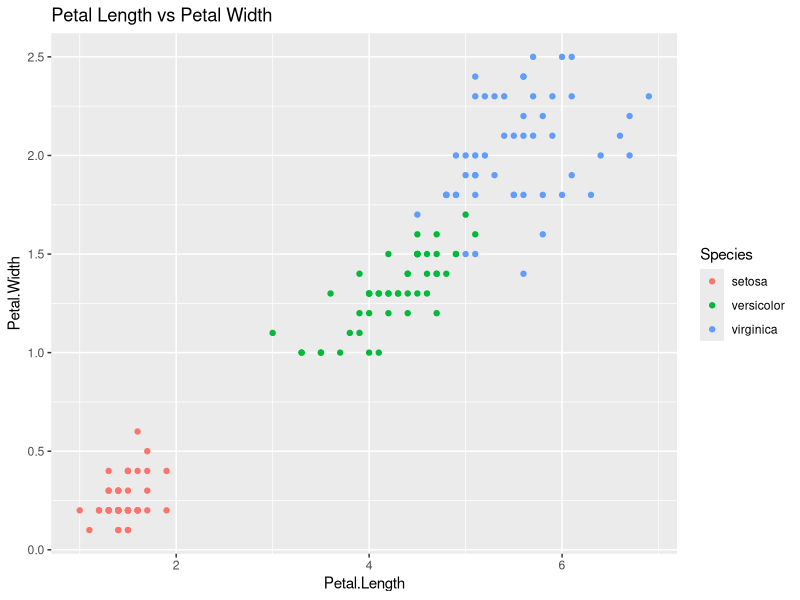
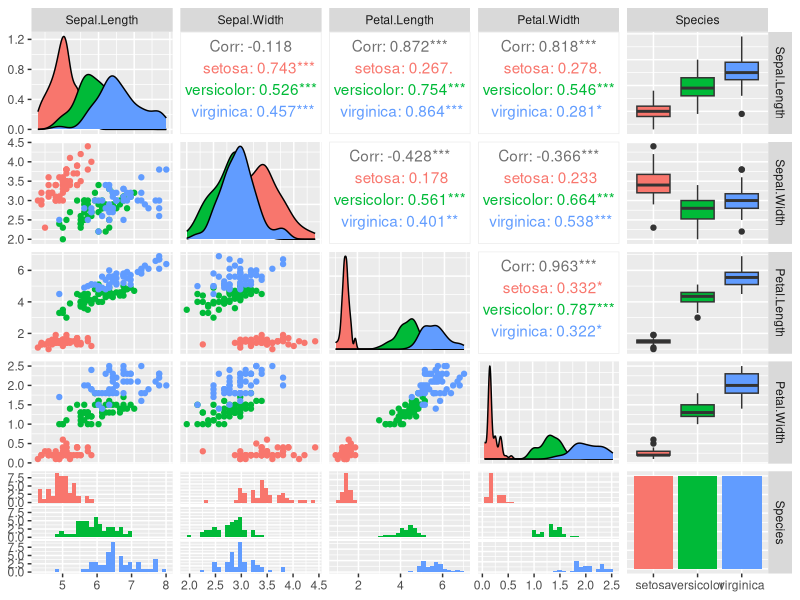
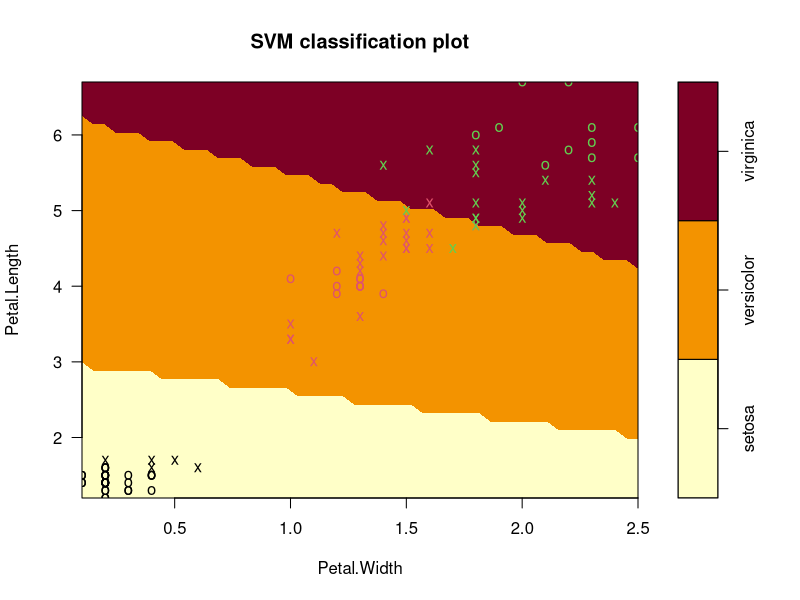
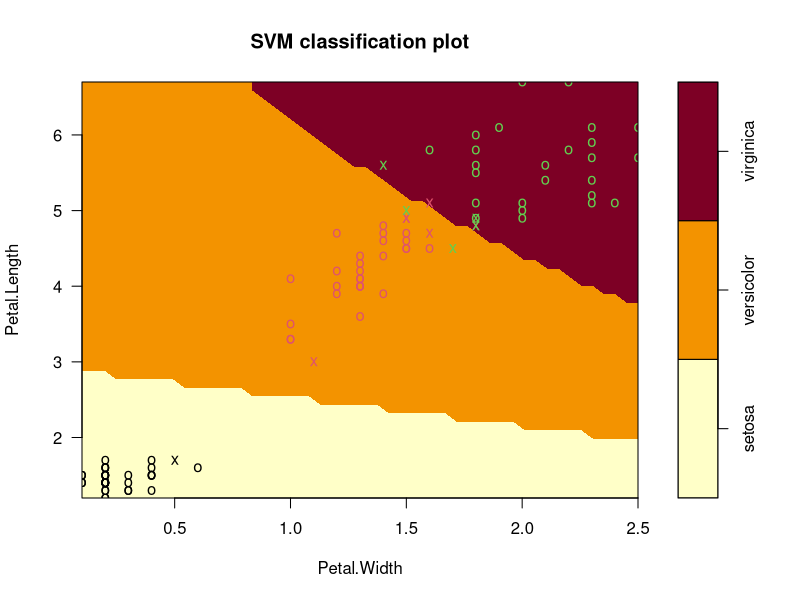
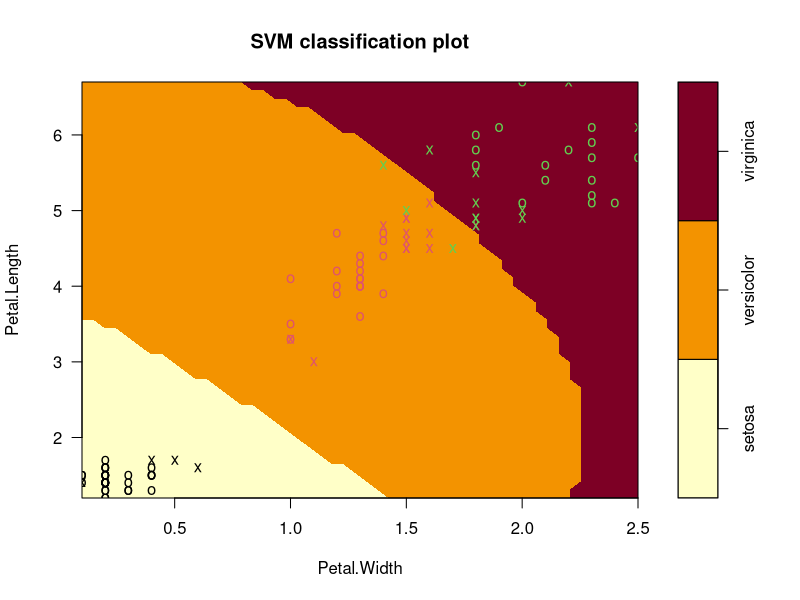
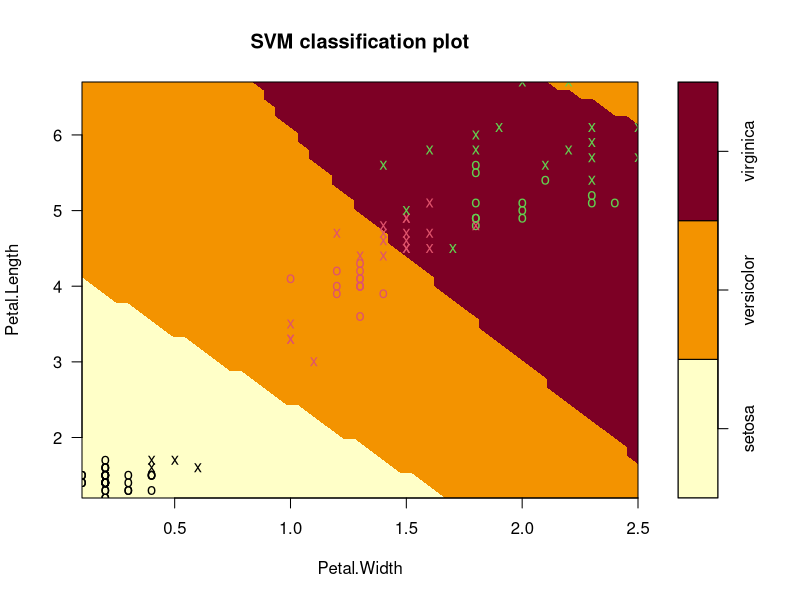

Write the R code that produced these figures, in order.
library("e1071")
library(GGally)
library(ggplot2)

set.seed(42)
data(iris)
head(iris, 20)

ggplot(iris, aes(x = Petal.Length, y = Petal.Width, colour = Species)) +
  geom_point() +
  labs(title = 'Petal Length vs Petal Width')

#oppure
ggpairs(iris, ggplot2::aes(colour = Species)) ##matrice di grafici


##dagli Istogrammi di Petal.length e Petal.width noto che possiamo chiaramente separare le specie Setosa con la massima 
##fiducia (estrema sx); le specie Versicolor e Virginica sono invece sovrapposte -> Petal.Width e Petal.Length sono
# buoni parametri per ottenere un buon modello.

##creazione del modello
sp = sample(150, 100) ##in 150 vado a prendere un sottoinsieme de 100

train = iris[sp, c("Petal.Length", "Petal.Width", "Species")]
test = iris[-sp, c("Petal.Length", "Petal.Width", "Species")]
##dim(test) --> 50,3  dim(train) --> 100,3

##svm(formula, data= , kernel= , cost= , scale= )
##cost indica quanto vuoi evitare di classificare erroneamente ogni esempio di addestramento
##Piu' lo metto grande e piu' diminuisce il numero di vettori di supporto

svm.model.linear <- svm(Species ~ ., data=train, kernel="linear", cost = 0.1, scale = FALSE) ## addestramento
svm.model.linear ##mi indica 47 vettori di supporto

plot(svm.model.linear, train)

tab.l <- table(Prediction=predict(svm.model.linear, train), Real=train$Species) ##confusion matrix
tab.l 
1-sum(diag(tab.l)/sum(tab.l)) ##tasso di classificazione errata 0.04

svm.model.poly <-  svm(Species ~ ., data=train, kernel="polynomial", cost = 0.1, scale = FALSE) ## addestramento
svm.model.poly ##12 vettori di supporto
plot(svm.model.poly, train)

tab.p <- table(Prediction=predict(svm.model.poly, train), Real=train$Species) 
tab.p
1-sum(diag(tab.p)/sum(tab.p)) ##tasso di classificazione errata 0.04

svm.model.rad <- svm(Species ~ ., data=train, kernel='radial')
svm.model.rad
plot(svm.model.rad, train)## 30

tab.r <- table(Prediction=predict(svm.model.rad, train), Real=train$Species) ##confusion matrixtab.r
1-sum(diag(tab.r)/sum(tab.r)) ##tasso di classificazione errata 0.04

svm.model.sig <- svm(Species ~ ., data = train, kernel = 'sigmoid')
svm.model.sig
plot(svm.model.sig, train)## 41

tab.s <- table(Prediction=predict(svm.model.sig, train), Real=train$Species) ##confusion matrix
tab.s
1-sum(diag(tab.s)/sum(tab.s)) ##tasso di classificazione errata 0.13


##confronto fra piu' modelli lineari
sp = sample(150, 100) ##in 150 vado a prendere un sottoinsieme de 100

train = iris[sp, c("Petal.Length", "Petal.Width", "Sepal.Length", "Sepal.Width", "Species")] 
test = iris[-sp, c("Petal.Length", "Petal.Width", "Sepal.Length", "Sepal.Width", "Species")]

model1 = svm(formula = Species~., data = train, kernel = 'linear')
model2 = svm(formula = Species~ Petal.Width + Petal.Length, data = train, kernel = 'linear')

summary(model1) ##22
summary(model2) ##26

tab.mod1 <- table(Prediction=predict(model1, train), Real=train$Species) ##confusion matrix
tab.mod1 
1-sum(diag(tab.mod1)/sum(tab.mod1)) ##tasso di classificazione errata 0.04

tab.mod2 <- table(Prediction=predict(model2, train), Real=train$Species) ##confusion matrix
tab.mod2
1-sum(diag(tab.mod2)/sum(tab.mod2)) ##tasso di classificazione errata 0.06

##entrambi sono modelli solidi, comunque il primo e' meglio






